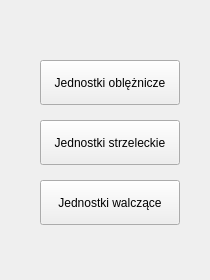
<?xml version="1.0" encoding="UTF-8"?>
<ui version="4.0">
 <class>WyborRzedu</class>
 <widget class="QDialog" name="WyborRzedu">
  <property name="geometry">
   <rect>
    <x>0</x>
    <y>0</y>
    <width>210</width>
    <height>280</height>
   </rect>
  </property>
  <property name="windowTitle">
   <string>Wybór Rzędu</string>
  </property>
  <widget class="QPushButton" name="obleznicze">
   <property name="geometry">
    <rect>
     <x>40</x>
     <y>60</y>
     <width>140</width>
     <height>45</height>
    </rect>
   </property>
   <property name="text">
    <string>Jednostki oblężnicze</string>
   </property>
   <property name="autoDefault">
    <bool>false</bool>
   </property>
  </widget>
  <widget class="QPushButton" name="strzeleckie">
   <property name="geometry">
    <rect>
     <x>40</x>
     <y>120</y>
     <width>140</width>
     <height>45</height>
    </rect>
   </property>
   <property name="text">
    <string>Jednostki strzeleckie</string>
   </property>
   <property name="autoDefault">
    <bool>false</bool>
   </property>
  </widget>
  <widget class="QPushButton" name="walczace">
   <property name="geometry">
    <rect>
     <x>40</x>
     <y>180</y>
     <width>140</width>
     <height>45</height>
    </rect>
   </property>
   <property name="text">
    <string>Jednostki walczące</string>
   </property>
   <property name="autoDefault">
    <bool>false</bool>
   </property>
  </widget>
 </widget>
 <resources/>
 <connections/>
</ui>
